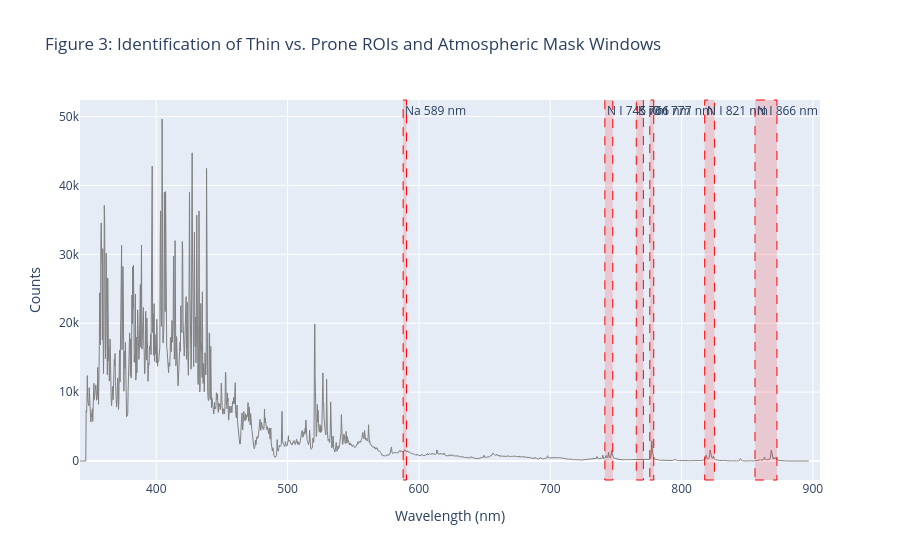

Here is the notebook cell this chart was saved with:
### Code cell
# Interactive Plot: Line Identification and Thin vs. Prone ROI Classification
fig3 = go.Figure()

# Plot measured spectrum
fig3.add_trace(go.Scatter(
    x=wavelengths, y=clean_mean, mode='lines',
    line=dict(color='gray', width=1),
    name='Measured Spectrum (SS469)'
))

# Show ambient air mask zones (Nitrogen, Oxygen, Sodium)
masks = [
    (588.0, 590.6, "Na 589 nm"),
    (741.6, 747.6, "N I 745 nm"),
    (765.5, 770.9, "K 766 nm"),
    (775.8, 778.8, "O I 777 nm"),
    (817.6, 825.0, "N I 821 nm"),
    (855.9, 872.6, "N I 866 nm")
]
for x0, x1, label in masks:
    fig3.add_vrect(
        x0=x0, x1=x1, fillcolor="rgba(255, 0, 0, 0.15)",
        line_width=1, line_dash="dash", line_color="red",
        annotation_text=label, annotation_position="top left"
    )

fig3.update_layout(
    title="Figure 3: Identification of Thin vs. Prone ROIs and Atmospheric Mask Windows",
    xaxis_title="Wavelength (nm)",
    yaxis_title="Counts",
    hovermode="x unified"
)
fig3.show()

### Figure 1 — Plotly figure (JSON) as saved in the notebook; plotly's stock layout.template omitted (floating-point values rounded to 4 significant figures; data arrays with more than 128 entries replaced by an {"elided": "..."} marker saying what was removed)
{"data": [{"line": {"color": "gray", "width": 1}, "mode": "lines", "name": "Measured Spectrum (SS469)", "type": "scatter", "x": {"elided": "2048 float values"}, "y": {"elided": "2048 float values"}}], "layout": {"annotations": [{"showarrow": false, "text": "Na 589 nm", "x": 588, "xanchor": "left", "xref": "x", "y": 1, "yanchor": "top", "yref": "y domain"}, {"showarrow": false, "text": "N I 745 nm", "x": 741.6, "xanchor": "left", "xref": "x", "y": 1, "yanchor": "top", "yref": "y domain"}, {"showarrow": false, "text": "K 766 nm", "x": 765.5, "xanchor": "left", "xref": "x", "y": 1, "yanchor": "top", "yref": "y domain"}, {"showarrow": false, "text": "O I 777 nm", "x": 775.8, "xanchor": "left", "xref": "x", "y": 1, "yanchor": "top", "yref": "y domain"}, {"showarrow": false, "text": "N I 821 nm", "x": 817.6, "xanchor": "left", "xref": "x", "y": 1, "yanchor": "top", "yref": "y domain"}, {"showarrow": false, "text": "N I 866 nm", "x": 855.9, "xanchor": "left", "xref": "x", "y": 1, "yanchor": "top", "yref": "y domain"}], "hovermode": "x unified", "shapes": [{"fillcolor": "rgba(255, 0, 0, 0.15)", "line": {"color": "red", "dash": "dash", "width": 1}, "type": "rect", "x0": 588, "x1": 590.6, "xref": "x", "y0": 0, "y1": 1, "yref": "y domain"}, {"fillcolor": "rgba(255, 0, 0, 0.15)", "line": {"color": "red", "dash": "dash", "width": 1}, "type": "rect", "x0": 741.6, "x1": 747.6, "xref": "x", "y0": 0, "y1": 1, "yref": "y domain"}, {"fillcolor": "rgba(255, 0, 0, 0.15)", "line": {"color": "red", "dash": "dash", "width": 1}, "type": "rect", "x0": 765.5, "x1": 770.9, "xref": "x", "y0": 0, "y1": 1, "yref": "y domain"}, {"fillcolor": "rgba(255, 0, 0, 0.15)", "line": {"color": "red", "dash": "dash", "width": 1}, "type": "rect", "x0": 775.8, "x1": 778.8, "xref": "x", "y0": 0, "y1": 1, "yref": "y domain"}, {"fillcolor": "rgba(255, 0, 0, 0.15)", "line": {"color": "red", "dash": "dash", "width": 1}, "type": "rect", "x0": 817.6, "x1": 825, "xref": "x", "y0": 0, "y1": 1, "yref": "y domain"}, {"fillcolor": "rgba(255, 0, 0, 0.15)", "line": {"color": "red", "dash": "dash", "width": 1}, "type": "rect", "x0": 855.9, "x1": 872.6, "xref": "x", "y0": 0, "y1": 1, "yref": "y domain"}], "title": {"text": "Figure 3: Identification of Thin vs. Prone ROIs and Atmospheric Mask Windows"}, "xaxis": {"title": {"text": "Wavelength (nm)"}}, "yaxis": {"title": {"text": "Counts"}}}}
